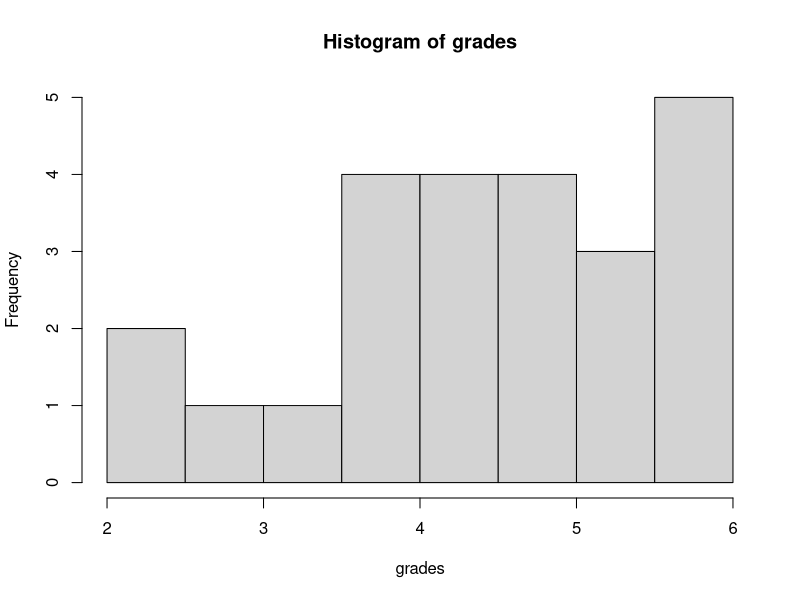

Here is the R script that generated this plot:
## ---- chunk 1
# Define vectors
winner <- c(193, 183, 191, 185, 185, 182, 182, 188, 188, 188, 185, 185, 177,
182, 182, 193, 183, 179, 179, 175)

opponent <- c(163, 191, 165, 187, 175, 193, 185, 187, 188, 173, 180, 177, 183,
185, 180, 180, 182, 178, 178, 173)
## ---- chunk 2
# Determine length
cat("Length of winners vector =", length(winner), "\n") # Add line break
cat("Length of opponent vector =", length(opponent))
## ---- chunk 3
cat("Entries 6 to 10 =",winner[6:10]) # Index starts at 1
## ---- chunk 4
cat("Some values from winner:", winner[c(3, 5, 10, 12)]) # Passing a vector for selection
## ---- chunk 5
print(winner[c(8, 9)])  # Check values
winner[c(8, 9)] <- 189  # Reassing 
print(winner[c(8, 9)])  # Check values
## ---- chunk 6
mu_winner <- mean(winner)
mu_opponent <- mean(opponent)

cat("Mean higth of winner vs. opponent:", mu_winner, "vs.", mu_opponent)
## ---- chunk 7
var_winner <- var(winner)
sd_winner <- sd(winner)

cat("Variance/Std. deviation of winner:", var_winner, "/", sd_winner)
## ---- chunk 8
my_variance <- function(data){
    mu <- mean(data)
    sum_of_squares <- sum((data - mu)^2)
    variance <- sum_of_squares / (length(data) - 1)
    
    return(variance)
}

my_stdDeviation <- function(variance){
    stdDevition <- sqrt(variance)

    return(stdDevition)
}

my_var_winner <- my_variance(winner)
my_sd_winner <- my_stdDeviation(my_var_winner)

cat("Variance of Winner =", my_var_winner)
cat("Variance of Winner =", my_sd_winner)
## ---- chunk 9
grades <- c(4.2, 2.3, 5.6, 4.5, 4.8, 3.9, 5.9, 2.4, 5.9, 6, 4, 3.7, 5, 5.2, 4.5, 3.6, 5, 6, 2.8, 3.3, 5.5, 4.2, 4.9, 5.1)

grades <- sort(grades) # Sort values
hist(grades) # Show histogram

original_mu <- mean(grades)
originla_meadian <- median(grades)

grades[1:3] <- 1 # Reassign values
new_mu <- mean(grades)
new_median <- median(grades)

cat("Original vs. New mean:", original_mu, "vs.", new_mu, "\n")
cat("Median stays the same:", originla_meadian, "=", new_median)



